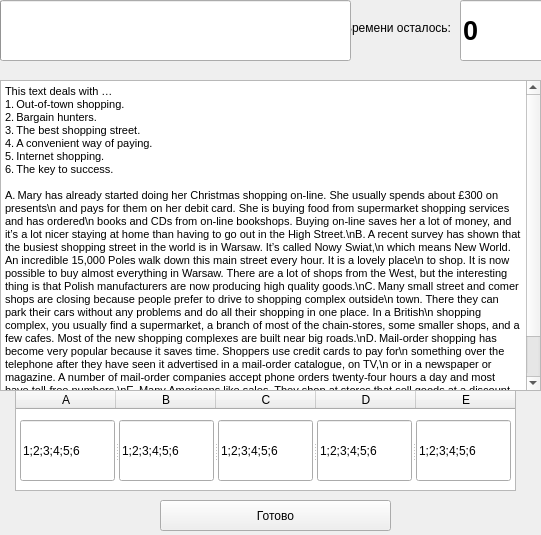
<?xml version="1.0" encoding="UTF-8"?>
<ui version="4.0">
 <class>MainWindow</class>
 <widget class="QMainWindow" name="MainWindow">
  <property name="geometry">
   <rect>
    <x>0</x>
    <y>0</y>
    <width>541</width>
    <height>535</height>
   </rect>
  </property>
  <property name="windowTitle">
   <string>MainWindow</string>
  </property>
  <widget class="QWidget" name="centralwidget">
   <property name="enabled">
    <bool>true</bool>
   </property>
   <widget class="QPushButton" name="startButton">
    <property name="geometry">
     <rect>
      <x>160</x>
      <y>500</y>
      <width>231</width>
      <height>31</height>
     </rect>
    </property>
    <property name="text">
     <string>Готово</string>
    </property>
   </widget>
   <widget class="QLabel" name="label_2">
    <property name="geometry">
     <rect>
      <x>280</x>
      <y>20</y>
      <width>171</width>
      <height>16</height>
     </rect>
    </property>
    <property name="text">
     <string>Времени осталось:</string>
    </property>
    <property name="alignment">
     <set>Qt::AlignRight|Qt::AlignTrailing|Qt::AlignVCenter</set>
    </property>
   </widget>
   <widget class="QLineEdit" name="timeChet">
    <property name="geometry">
     <rect>
      <x>460</x>
      <y>0</y>
      <width>113</width>
      <height>61</height>
     </rect>
    </property>
    <property name="font">
     <font>
      <pointsize>20</pointsize>
      <weight>75</weight>
      <bold>true</bold>
     </font>
    </property>
    <property name="text">
     <string>0</string>
    </property>
    <property name="readOnly">
     <bool>true</bool>
    </property>
   </widget>
   <widget class="QProgressBar" name="timerBar">
    <property name="geometry">
     <rect>
      <x>0</x>
      <y>0</y>
      <width>351</width>
      <height>61</height>
     </rect>
    </property>
    <property name="maximum">
     <number>429</number>
    </property>
    <property name="value">
     <number>0</number>
    </property>
    <property name="textVisible">
     <bool>false</bool>
    </property>
   </widget>
   <widget class="QTableWidget" name="tableWidget">
    <property name="geometry">
     <rect>
      <x>15</x>
      <y>390</y>
      <width>501</width>
      <height>101</height>
     </rect>
    </property>
    <property name="frameShadow">
     <enum>QFrame::Sunken</enum>
    </property>
    <property name="lineWidth">
     <number>1</number>
    </property>
    <property name="verticalScrollBarPolicy">
     <enum>Qt::ScrollBarAlwaysOff</enum>
    </property>
    <property name="horizontalScrollBarPolicy">
     <enum>Qt::ScrollBarAlwaysOff</enum>
    </property>
    <property name="sizeAdjustPolicy">
     <enum>QAbstractScrollArea::AdjustIgnored</enum>
    </property>
    <property name="autoScroll">
     <bool>true</bool>
    </property>
    <property name="alternatingRowColors">
     <bool>false</bool>
    </property>
    <property name="showGrid">
     <bool>true</bool>
    </property>
    <property name="gridStyle">
     <enum>Qt::NoPen</enum>
    </property>
    <property name="sortingEnabled">
     <bool>false</bool>
    </property>
    <attribute name="horizontalHeaderVisible">
     <bool>true</bool>
    </attribute>
    <attribute name="verticalHeaderVisible">
     <bool>false</bool>
    </attribute>
    <row>
     <property name="text">
      <string>Ответ</string>
     </property>
    </row>
    <column>
     <property name="text">
      <string>A</string>
     </property>
    </column>
    <column>
     <property name="text">
      <string>B</string>
     </property>
    </column>
    <column>
     <property name="text">
      <string>C</string>
     </property>
    </column>
    <column>
     <property name="text">
      <string>D</string>
     </property>
    </column>
    <column>
     <property name="text">
      <string>E</string>
     </property>
    </column>
   </widget>
   <widget class="QTextEdit" name="textEdit">
    <property name="geometry">
     <rect>
      <x>0</x>
      <y>80</y>
      <width>541</width>
      <height>311</height>
     </rect>
    </property>
    <property name="html">
     <string>&lt;!DOCTYPE HTML PUBLIC &quot;-//W3C//DTD HTML 4.0//EN&quot; &quot;http://www.w3.org/TR/REC-html40/strict.dtd&quot;&gt;
&lt;html&gt;&lt;head&gt;&lt;meta name=&quot;qrichtext&quot; content=&quot;1&quot; /&gt;&lt;style type=&quot;text/css&quot;&gt;
p, li { white-space: pre-wrap; }
&lt;/style&gt;&lt;/head&gt;&lt;body style=&quot; font-family:'MS Shell Dlg 2'; font-size:8.25pt; font-weight:400; font-style:normal;&quot;&gt;
&lt;p style=&quot; margin-top:0px; margin-bottom:0px; margin-left:0px; margin-right:0px; -qt-block-indent:0; text-indent:0px;&quot;&gt;This text deals with …&lt;/p&gt;
&lt;p style=&quot; margin-top:0px; margin-bottom:0px; margin-left:0px; margin-right:0px; -qt-block-indent:0; text-indent:0px;&quot;&gt;1. Out-of-town shopping.&lt;/p&gt;
&lt;p style=&quot; margin-top:0px; margin-bottom:0px; margin-left:0px; margin-right:0px; -qt-block-indent:0; text-indent:0px;&quot;&gt;2. Bargain hunters.&lt;/p&gt;
&lt;p style=&quot; margin-top:0px; margin-bottom:0px; margin-left:0px; margin-right:0px; -qt-block-indent:0; text-indent:0px;&quot;&gt;3. The best shopping street.&lt;/p&gt;
&lt;p style=&quot; margin-top:0px; margin-bottom:0px; margin-left:0px; margin-right:0px; -qt-block-indent:0; text-indent:0px;&quot;&gt;4. A convenient way of paying.&lt;/p&gt;
&lt;p style=&quot; margin-top:0px; margin-bottom:0px; margin-left:0px; margin-right:0px; -qt-block-indent:0; text-indent:0px;&quot;&gt;5. Internet shopping.&lt;/p&gt;
&lt;p style=&quot; margin-top:0px; margin-bottom:0px; margin-left:0px; margin-right:0px; -qt-block-indent:0; text-indent:0px;&quot;&gt;6. The key to success.&lt;/p&gt;
&lt;p style=&quot;-qt-paragraph-type:empty; margin-top:0px; margin-bottom:0px; margin-left:0px; margin-right:0px; -qt-block-indent:0; text-indent:0px;&quot;&gt;&lt;br /&gt;&lt;/p&gt;
&lt;p style=&quot; margin-top:0px; margin-bottom:0px; margin-left:0px; margin-right:0px; -qt-block-indent:0; text-indent:0px;&quot;&gt;A. Mary has already started doing her Christmas shopping on-line. She usually spends about £300 on presents\n and pays for them on her debit card. She is buying food from supermarket shopping services and has ordered\n books and CDs from on-line bookshops. Buying on-line saves her a lot of money, and it’s a lot nicer staying at home than having to go out in the High Street.\nB. A recent survey has shown that the busiest shopping street in the world is in Warsaw. It’s called Nowy Swiat,\n which means New World. An incredible 15,000 Poles walk down this main street every hour. It is a lovely place\n to shop. It is now possible to buy almost everything in Warsaw. There are a lot of shops from the West, but the interesting thing is that Polish manufacturers are now producing high quality goods.\nC. Many small street and comer shops are closing because people prefer to drive to shopping complex outside\n town. There they can park their cars without any problems and do all their shopping in one place. In a British\n shopping complex, you usually find a supermarket, a branch of most of the chain-stores, some smaller shops, and a few cafes. Most of the new shopping complexes are built near big roads.\nD. Mail-order shopping has become very popular because it saves time. Shoppers use credit cards to pay for\n something over the telephone after they have seen it advertised in a mail-order catalogue, on TV,\n or in a newspaper or magazine. A number of mail-order companies accept phone orders twenty-four hours a day and most have toll-free numbers.\nE. Many Americans like sales. They shop at stores that sell goods at a discount. An item on sale can cost as\n little as hall the normal price. Sales are advertized in newspapers, on radio on TV, or by mail. Stores compete\n with each other by reducing their prices and staying open in the evening. Many arc open seven days a week and sometimes until 10.00 at night&lt;/p&gt;&lt;/body&gt;&lt;/html&gt;</string>
    </property>
   </widget>
   <widget class="QSplitter" name="splitter">
    <property name="geometry">
     <rect>
      <x>20</x>
      <y>420</y>
      <width>491</width>
      <height>61</height>
     </rect>
    </property>
    <property name="orientation">
     <enum>Qt::Horizontal</enum>
    </property>
    <widget class="QLineEdit" name="lineEdit">
     <property name="text">
      <string>1;2;3;4;5;6</string>
     </property>
    </widget>
    <widget class="QLineEdit" name="lineEdit_2">
     <property name="text">
      <string>1;2;3;4;5;6</string>
     </property>
    </widget>
    <widget class="QLineEdit" name="lineEdit_3">
     <property name="text">
      <string>1;2;3;4;5;6</string>
     </property>
    </widget>
    <widget class="QLineEdit" name="lineEdit_4">
     <property name="text">
      <string>1;2;3;4;5;6</string>
     </property>
    </widget>
    <widget class="QLineEdit" name="lineEdit_5">
     <property name="text">
      <string>1;2;3;4;5;6</string>
     </property>
    </widget>
   </widget>
  </widget>
 </widget>
 <resources/>
 <connections/>
</ui>
